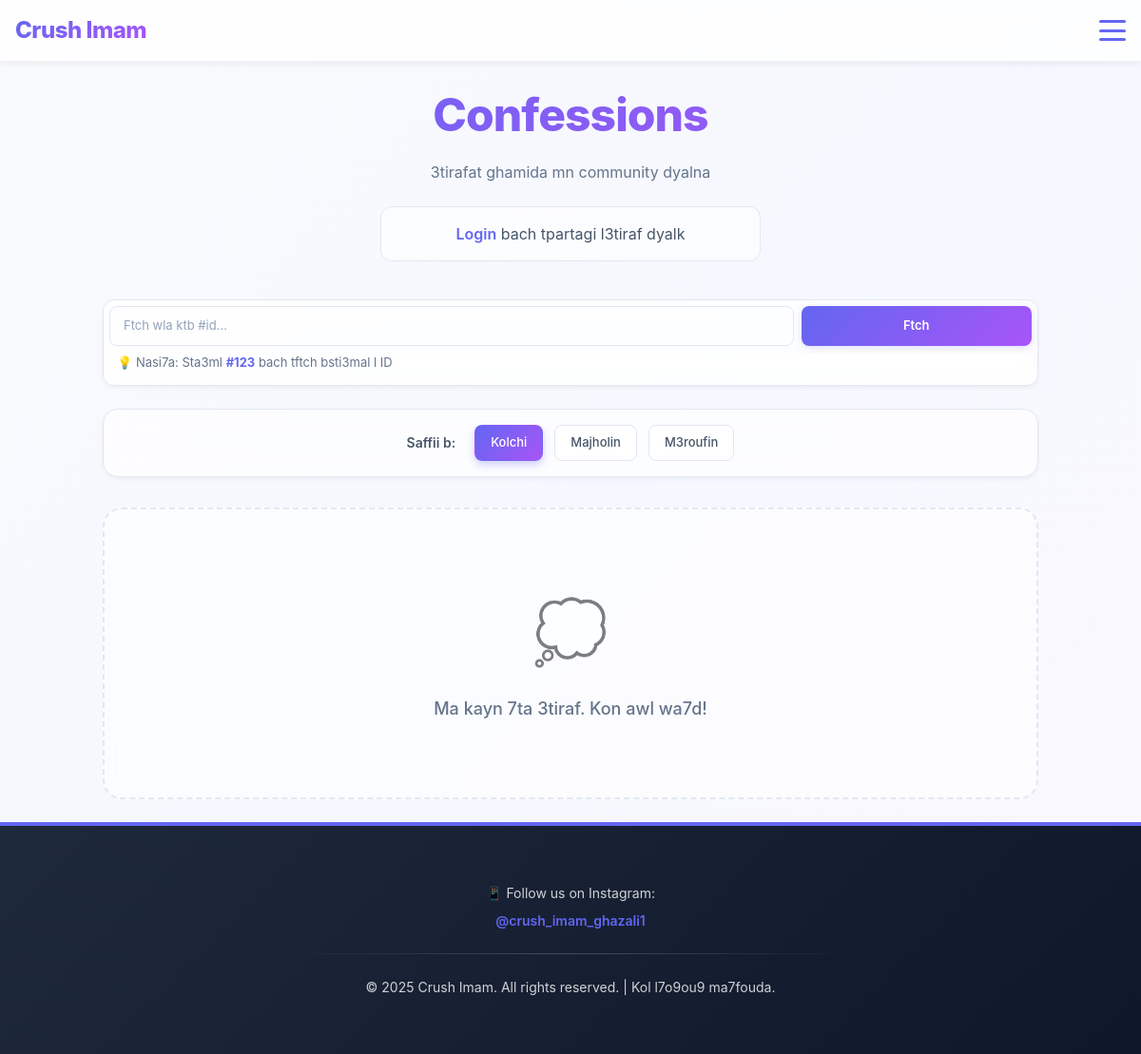
Before: /confession/ with the older database file.
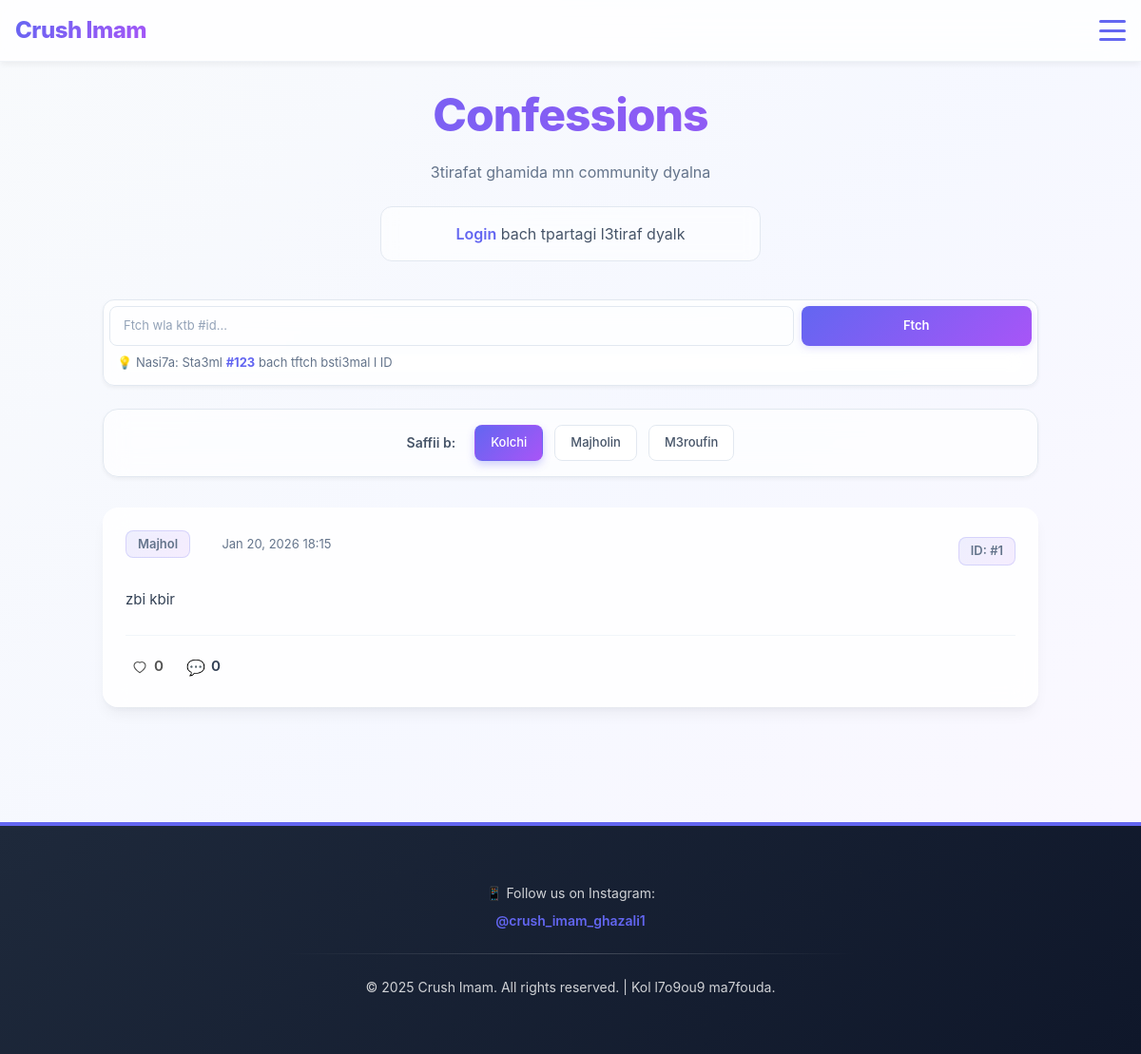
After: the same page with the newer database file.
### confessions/models.py (models this page shows, shortened)
class Confession(models.Model):
    text = models.TextField()
    posted_at = models.DateTimeField(auto_now_add=True)
    posted_by = models.ForeignKey(User, on_delete=models.SET_NULL, null=True, blank=True)
    anonymous = models.BooleanField(default=True)
    comments = GenericRelation('Comment', related_query_name='confession')
    votes = GenericRelation('Vote', related_query_name='confession')
    class Meta:
        ordering = ['-posted_at']
    @property
    def vote_total(self):
        res = self.votes.aggregate(total=Count('id'))
        return res.get('total') or 0

### confessions/views.py (the view, shortened to what this page needs)
# urls.py: path('confession/', views.confessions_list, name='confessions_list'),
def confessions_list(request):
    qs = Confession.objects.all().order_by('-posted_at')
    search_query = request.GET.get('q', '').strip()
    filter_type = request.GET.get('filter', 'all')
    if filter_type == 'anonymous':
        qs = qs.filter(anonymous=True)
    elif filter_type == 'named':
        qs = qs.filter(anonymous=False)
    paginator = Paginator(qs, 10)  # 10 confessions per page
    page = request.GET.get('page')
    try:
        confessions = paginator.page(page)
    except PageNotAnInteger:
        confessions = paginator.page(1)
    except EmptyPage:
        confessions = paginator.page(paginator.num_pages)
    if request.user.is_authenticated:
        ct = ContentType.objects.get_for_model(Confession)
        ids_on_page = [c.pk for c in confessions]
        liked_ids = set(Vote.objects.filter(user=request.user, content_type=ct, object_id__in=ids_on_page).values_list('object_id', flat=True))
        for c in confessions:
            c.user_liked = (c.pk in liked_ids)
    else:
        for c in confessions:
            c.user_liked = False
    request_form = ConfessionRequestForm() if request.user.is_authenticated else None
    return render(request, 'confessions/confessions_list.html', {
        'confessions': confessions,
        'filter_type': filter_type,
        'paginator': paginator,
        'search_query': search_query,
        'request_form': request_form,
    })

### templates/confessions/confessions_list.html (shortened to what the changed rows need)
{% extends 'crushimam/base.html' %}
{% block content %}
<div class="container">
    <div class="confessions-wrapper">
        <div class="confessions-header">
            <h1>Confessions</h1>
        </div>
        {% if confessions %}
            <div class="confessions-list">
                {% for confession in confessions %}
                    <div class="confession-item" role="link" tabindex="0" onclick="window.location.href='{% url 'confession_detail' confession.pk %}';" onkeypress="if(event.key==='Enter'){window.location.href='{% url 'confession_detail' confession.pk %}';}">
                        <div class="confession-header-row">
                            <div class="confession-meta">
                                {% if not confession.anonymous and confession.posted_by %}
                                    <span class="confession-author">
                                        by <a href="https://www.instagram.com/{{ confession.posted_by.username }}/" target="_blank">
                                            {{ confession.posted_by.username }}
                                        </a>
                                    </span>
                                {% else %}
                                    <span class="confession-anonymous">Majhol</span>
                                {% endif %}
                                <span class="confession-date">
                                    <i class="fa-regular fa-calendar"></i>
                                    {{ confession.posted_at|date:"M d, Y H:i" }}
                                </span>
                            </div>
                            <div class="confession-actions-header-right">
                                <span class="confession-anonymous"> ID: #{{ confession.id }}</span>
                            </div>
                        </div>
                        <div class="confession-content">
                            <p class="confession-text">{{ confession.text }}</p>
                        </div>
                        <div class="confession-footer">
                            <div class="confession-footer-left">
                                <form method="post" action="{% url 'add_vote' %}" onsubmit="event.stopPropagation();">
                                    <button type="submit" class="action-icon like-btn {% if confession.user_liked %}liked{% endif %}" aria-pressed="{% if confession.user_liked %}true{% else %}false{% endif %}">
                                        <svg class="heart-icon" width="18" height="18" viewBox="0 0 24 24" fill="none" xmlns="http://www.w3.org/2000/svg" aria-hidden="true">
                                            <path d="M12 21s-8-5.33-8-10a5 5 0 0 1 8-4 5 5 0 0 1 8 4c0 4.67-8 10-8 10z" stroke="currentColor" stroke-width="1.5" fill="none" stroke-linecap="round" stroke-linejoin="round"/>
                                        </svg>
                                        <span class="action-count">{{ confession.vote_total|default:0 }}</span>
                                    </button>
                                </form>
                                <a href="{% url 'confession_detail' confession.pk %}#comments" class="action-icon reply-btn" onclick="event.stopPropagation();">
                                    <span class="icon">💬</span>
                                    <span class="action-count">{{ confession.comments.count }}</span>
                                </a>
                            </div>
                        </div>
                    </div>
                {% endfor %}
            </div>
        {% else %}
            <div class="empty-state">
                <p>Ma kayn 7ta 3tiraf. Kon awl wa7d!</p>
            </div>
        {% endif %}
    </div>
</div>
{% endblock %}

Changed rows visible on the page:
added Confession: anonymous "Majhol", posted_at "Jan 20, 2026 18:15", id "1", text "zbi kbir", vote_total "0", comments.count "0"
Other visible differences:
text no longer shown: "Ma kayn 7ta 3tiraf. Kon awl wa7d!"
